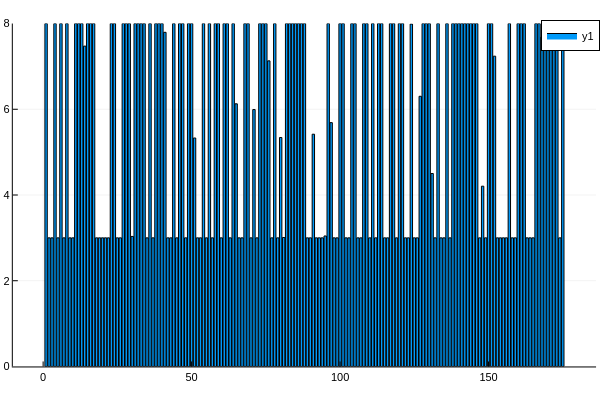

The cell this chart's notebook holds for it:
### Code cell
plotlyjs()
bar(JuMP.value.(Pg).data.*S_base)
